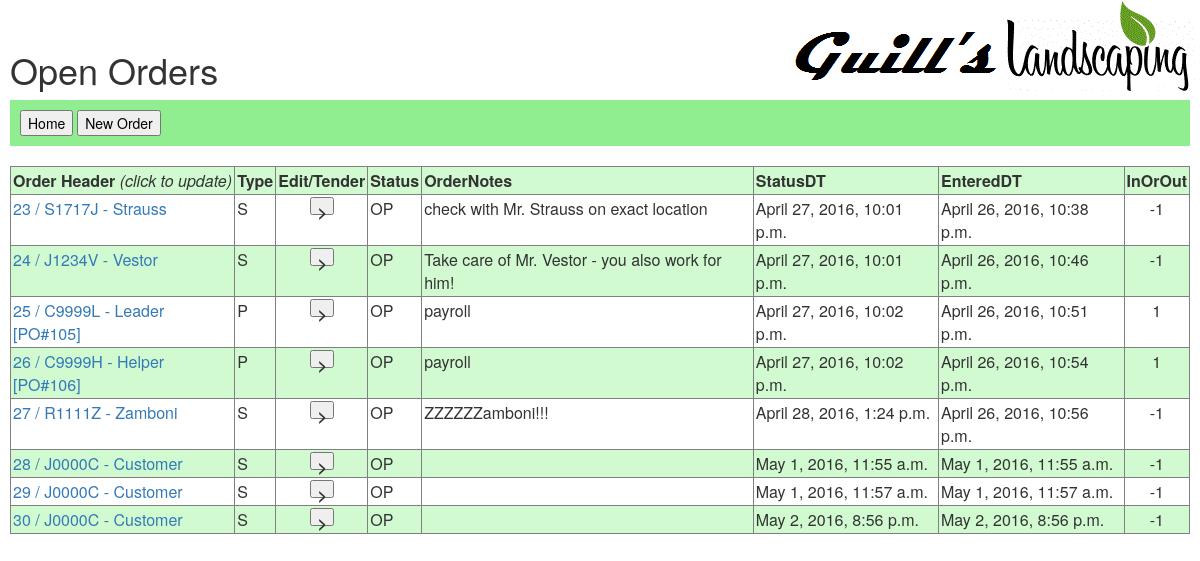
Screenshot of /hort/invoice/ (signed in) with the database file from the repository.
### hort/models.py (models this page shows, shortened)
class Orders(models.Model):
    IN = 1
    OUT = -1
    IN_OR_OUT_CHOICES = ((IN, 'In [1]'), (OUT, 'Out [-1]'),)
    OPEN = 'OP'
    FULLFILLED = 'FF'
    STATUS_CHOICES = ((OPEN, 'Open'), (FULLFILLED, 'Fullfilled'),) # (CANCELLED, 'Cancelled'), (SHIPPED, 'Shipped'),)
    PURCH = 'P'
    SALE = 'S'
    TYPE_CHOICES = ((PURCH, 'Purchase'), (SALE, 'Sale'),)
    USER_CHOICES = User.objects.all().values_list('id', 'username')
    Type = models.CharField(max_length=10, choices=TYPE_CHOICES)
    Status = models.CharField(max_length=10, choices=STATUS_CHOICES, blank=True)
    StatusDT = models.DateTimeField(auto_now=True)
    StatusBy = models.IntegerField(choices=USER_CHOICES, blank=True)  #ref to auth_user.id field?
    OrderNotes = models.TextField(max_length=1000, blank=True)
    AccountingDate = models.DateField(null=True, blank=True)
    EnteredDT = models.DateTimeField(auto_now_add=True)
    EnteredBy = models.IntegerField(choices=USER_CHOICES)  #ref to auth_user.id field?
    OrdersCustID = models.ForeignKey('Customer', on_delete=models.CASCADE)   #ref to hort_customer.id field?
    InOrOut = models.IntegerField(choices=IN_OR_OUT_CHOICES, blank=True)
    PONumber = models.CharField(max_length=20, blank=True)

class Customer(models.Model):
    SUPPLIER = 'SUP'
    CUSTOMER = 'CUS'
    INVESTOR = 'INV'
    OWNER = 'OWN'
    EMPLOYEE = 'EMP'
    RELATIONSHIP_CHOICES = ((SUPPLIER, 'Supplier'), (CUSTOMER, 'Customer'), (INVESTOR, 'Investor'),(OWNER, 'Owner'),(EMPLOYEE, 'Employee'),)
    CustID = models.CharField(max_length=20)
    FirstName = models.CharField(max_length=50, blank=True)
    LastName = models.CharField(max_length=50)
    ExtraLine = models.CharField(max_length=75, blank=True)
    StreetAddress = models.CharField(max_length=75)
    PostOffice = models.CharField(max_length=50)
    ZipCode = models.CharField(max_length=10)
    Relationship = models.CharField(max_length=3, choices=RELATIONSHIP_CHOICES, default=CUSTOMER)
    User_id = models.IntegerField(default=0)
    def __str__(self):
        return self.CustID + ' - ' + self.LastName

### hort/views.py (the view)
@login_required
def invoice(request):
    invoice_list = Orders.objects.filter(Status='OP').order_by('id')
    context = {'invoice_list': invoice_list}
    return render(request, 'hort/invoice_list.html', context)

### hort/templates/hort/invoice_list.html (shortened to what this page needs)
{% load staticfiles %}
<link href="{% static 'bootstrap/css/bootstrap.css' %}" rel="stylesheet" type="text/css"/>
<link rel="stylesheet" type="text/css" href="{% static 'hort/style.css' %}" />
<h1>Open Orders</h1>
<div style="background-color:lightgreen; color:black; padding:10px;">
<button type="button" onclick="location.href='/hort/'">Home</button>
<button type="button" onclick="location.href='/hort/invoice_detail/0/'">New Order</button>
</div>
<body style="margin:10px;">
<br>
{% if invoice_list %}
 	<table border="1" style="width:100%">
	<tr>
		<td><b>Order Header</b> <i>(click to update)</i></td>
		<td><b>Type</b></td>
		<td align="center"><b>Edit/Tender</b></td>
		<td><b>Status</b></td>
		<td><b>OrderNotes</b></td>
		<td><b>StatusDT</b></td>
		<td><b>EnteredDT</b></td>
		<td align="center"><b>InOrOut</b></td>
	</tr>
    {% for inv_item in invoice_list %}
        <tr>
		    <td><a href="/hort/invoice_detail/{{ inv_item.id }}/">{{ inv_item.id }} / {{ inv_item.OrdersCustID }} {% if inv_item.PONumber|stringformat:"s" == "" %}{% else %}[PO#{{ inv_item.PONumber }}]{% endif %}</a></td>
			<td>{{ inv_item.Type }}</td>
			<td align="center"><button type="button" onclick="location.href='/hort/invoice_item_list/{{ inv_item.id }}/'" style="height:18px;width:24px;"><b>></b></button></td>
			<td>{{ inv_item.Status }}</td>
			<td>{{ inv_item.OrderNotes }}</td>
			<td>{{ inv_item.StatusDT }}</td>
			<td>{{ inv_item.EnteredDT }}</td>
			<td align="center">{{ inv_item.InOrOut }}</td>
	    </tr>
    {% endfor %}
	</table>
{% else %}
    <p>No Orders are available.</p>
{% endif %}
</body>

### hort/static/hort/style.css (style rules this page uses)
body { background: white url("images/hort.gif") no-repeat right top; }
td { padding: 2; vertical-align: top; }
tr:nth-child(odd) { background-color: hsl(120, 80%, 90%); }

### rows the page displays
Orders: id "23", OrdersCustID "S1717J - Strauss", Type "S", Status "OP", OrderNotes "check with Mr. Strauss on exact location", StatusDT "April 27, 2016, 10:01 p.m.", EnteredDT "April 26, 2016, 10:38 p.m.", InOrOut "-1"
Orders: id "24", OrdersCustID "J1234V - Vestor", Type "S", Status "OP", OrderNotes "Take care of Mr. Vestor - you also work for him!", StatusDT "April 27, 2016, 10:01 p.m.", EnteredDT "April 26, 2016, 10:46 p.m.", InOrOut "-1"
Orders: id "25", OrdersCustID "C9999L - Leader", PONumber "105", Type "P", Status "OP", OrderNotes "payroll", StatusDT "April 27, 2016, 10:02 p.m.", EnteredDT "April 26, 2016, 10:51 p.m.", InOrOut "1"
Orders: id "26", OrdersCustID "C9999H - Helper", PONumber "106", Type "P", Status "OP", OrderNotes "payroll", StatusDT "April 27, 2016, 10:02 p.m.", EnteredDT "April 26, 2016, 10:54 p.m.", InOrOut "1"
Orders: id "27", OrdersCustID "R1111Z - Zamboni", Type "S", Status "OP", OrderNotes "ZZZZZZamboni!!!", StatusDT "April 28, 2016, 1:24 p.m.", EnteredDT "April 26, 2016, 10:56 p.m.", InOrOut "-1"
Orders: id "28", OrdersCustID "J0000C - Customer", Type "S", Status "OP", StatusDT "May 1, 2016, 11:55 a.m.", EnteredDT "May 1, 2016, 11:55 a.m.", InOrOut "-1"
Orders: id "29", OrdersCustID "J0000C - Customer", Type "S", Status "OP", StatusDT "May 1, 2016, 11:57 a.m.", EnteredDT "May 1, 2016, 11:57 a.m.", InOrOut "-1"
Orders: id "30", OrdersCustID "J0000C - Customer", Type "S", Status "OP", StatusDT "May 2, 2016, 8:56 p.m.", EnteredDT "May 2, 2016, 8:56 p.m.", InOrOut "-1"
